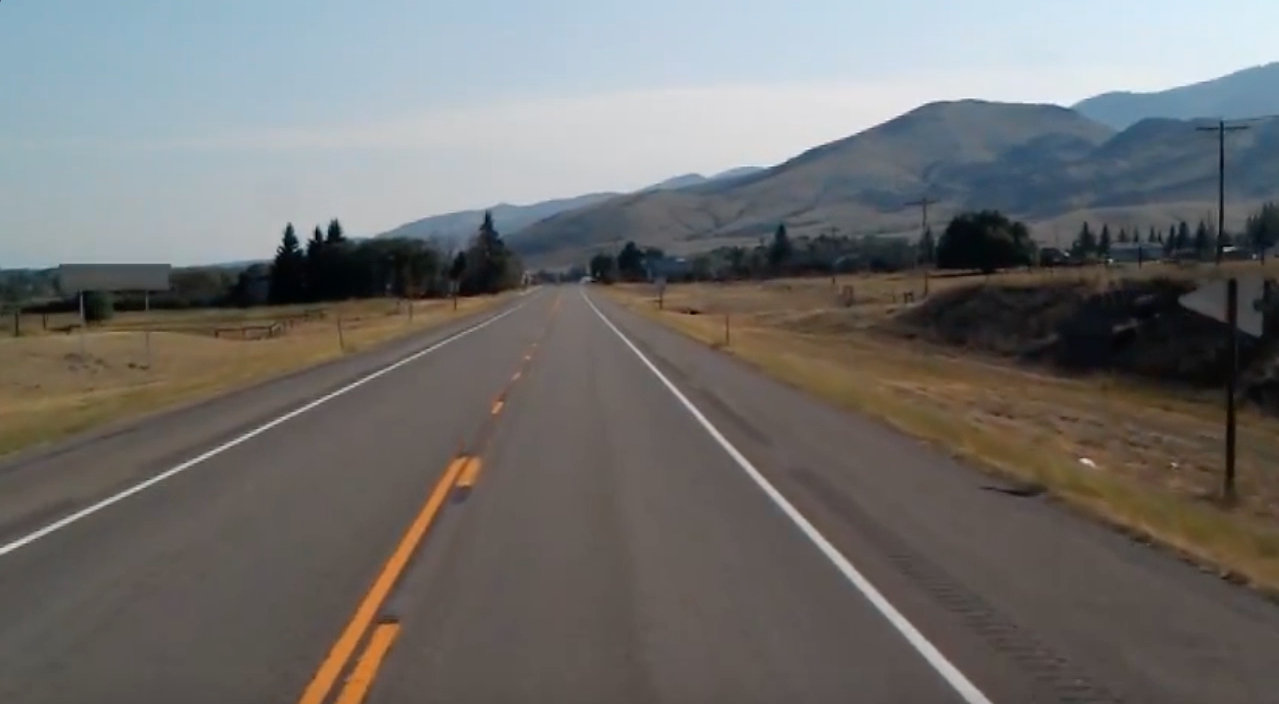
#> input picture assets/test_image.jpg, 1279 x 704 px, given in place of curveVideo.mp4, which was not available
$ python test.py
#> lines starting #> are read from the running program, lines starting #| are printed output that depends on the picture; after the words box and inside, x2 and y2 are one past the last pixel; in counts of white or black regions, pixels touching at a corner belong together; pictures that were not available may be replaced by others from this repository, and a replacement may not be noted
import cv2
import numpy as np
import matplotlib.pyplot as plt

video = cv2.VideoCapture("./assets/curveVideo.mp4")

while True:
    ret, frame = video.read()
#> frame is the input picture: shape (704, 1279, 3); mean B, G, R 109.7, 111.3, 112.3
    gray = cv2.cvtColor(frame, cv2.COLOR_RGB2GRAY)
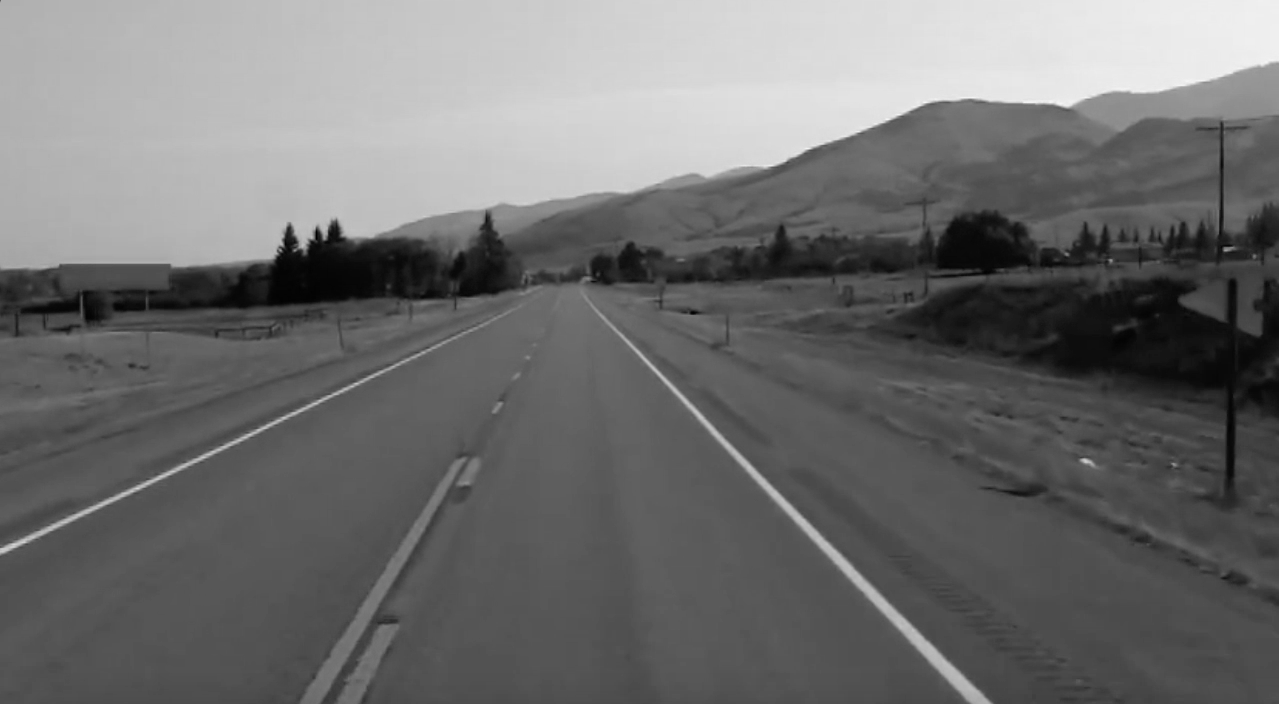
#> gray: shape (704, 1279); min 0, max 246, mean 110.9

    edges = cv2.Canny(gray, 75, 100)
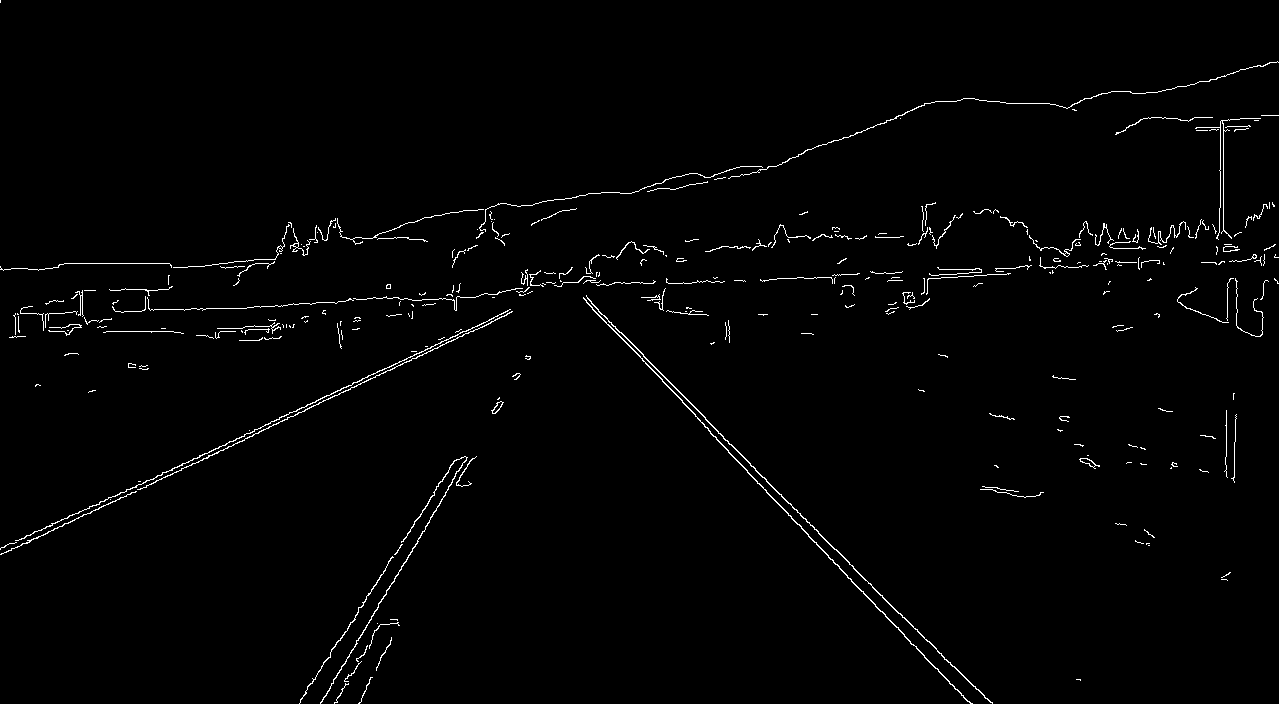
#> edges: shape (704, 1279); 1.4% white in thin lines or dots
    lines = cv2.HoughLinesP(edges, 1, np.pi/180, 30, maxLineGap= 250)
#> lines = 127 rows, first 6: [498, 204, 791, 518], [492, 206, 952, 666], [0, 548, 648, 246], [493, 206, 985, 698], [0, 554, 258, 433], [587, 298, 643, 354]

    for line in lines:
        x1, y1, x2, y2 = line[0]
        cv2.line(frame, (x1, y1), (x2, y2), (0, 255, 255), 3)
#> this loop made 127 passes
#> (x1, y1, x2, y2) on passes 1 to 12: (498, 204, 791, 518), (492, 206, 952, 666), (0, 548, 648, 246), (493, 206, 985, 698), (0, 554, 258, 433), (587, 298, 643, 354), (453, 288, 1264, 259), (0, 549, 651, 246), (13, 315, 927, 283), (300, 700, 629, 193), (99, 504, 653, 246), (208, 455, 653, 247)
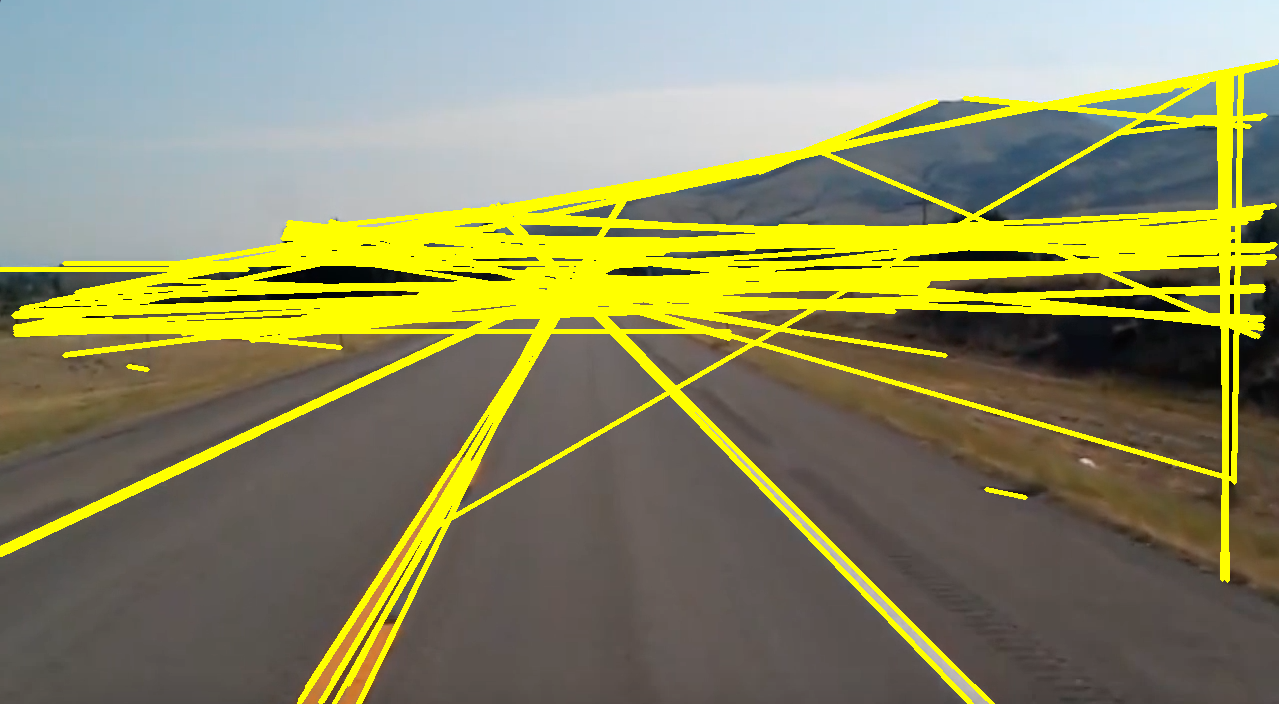
#> frame: shape (704, 1279, 3); 16.22% of pixels changed, all inside (x1, y1, x2, y2) = (0, 59, 1279, 704)

    if not ret:
        video = cv2.VideoCapture("roadTrip1.mp4")
        continue
    plt.imshow(edges)
    plt.show()
    # cv2.imshow("frame", frame)
    cv2.imshow("line", edges)
    key = cv2.waitKey(25)
#> (key Esc is pressed here)
    if key == 27:
        # nhấn esc để thoát
        break
video.release()
cv2.destroyAllWindows()

$ run again, on assets/road.png
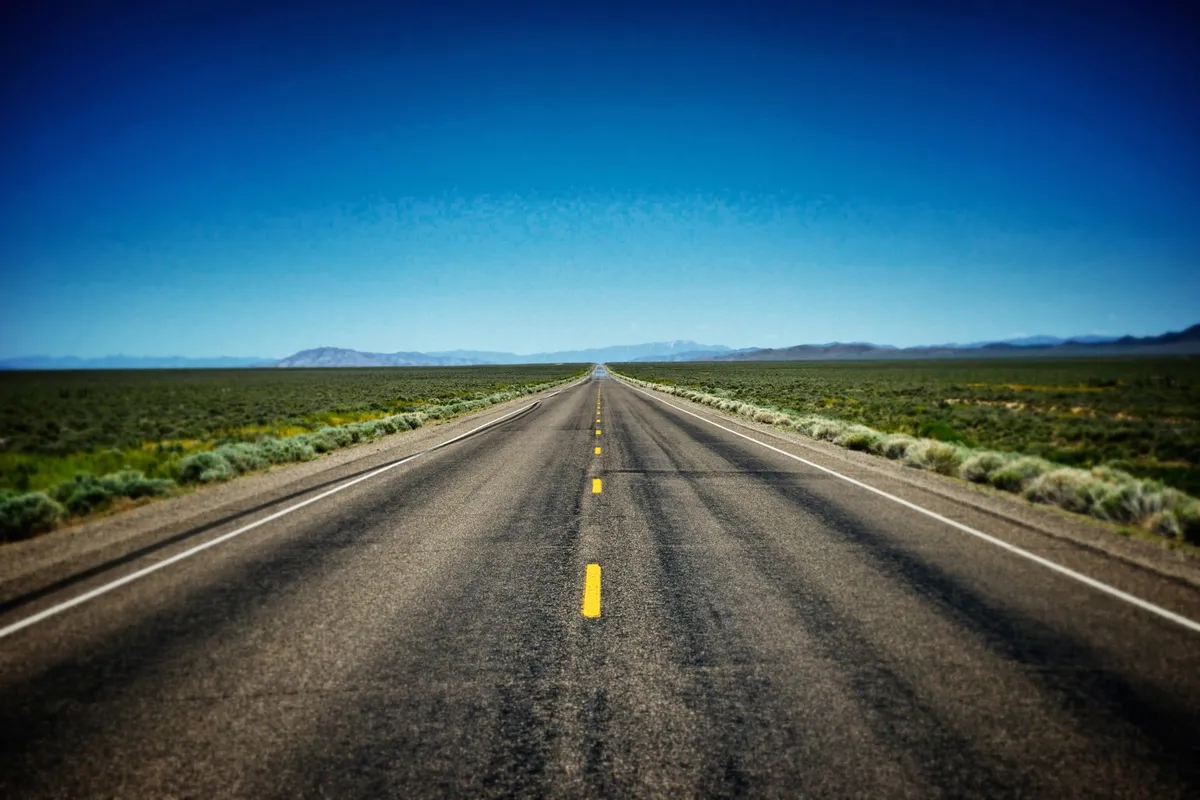
#> input picture assets/road.png, 1200 x 800 px, given in place of curveVideo.mp4, which was not available
#> frame is the input picture: shape (800, 1200, 3); mean B, G, R 106.7, 91.6, 60
#> `edges = cv2.Canny(gray, 75, 100)`:
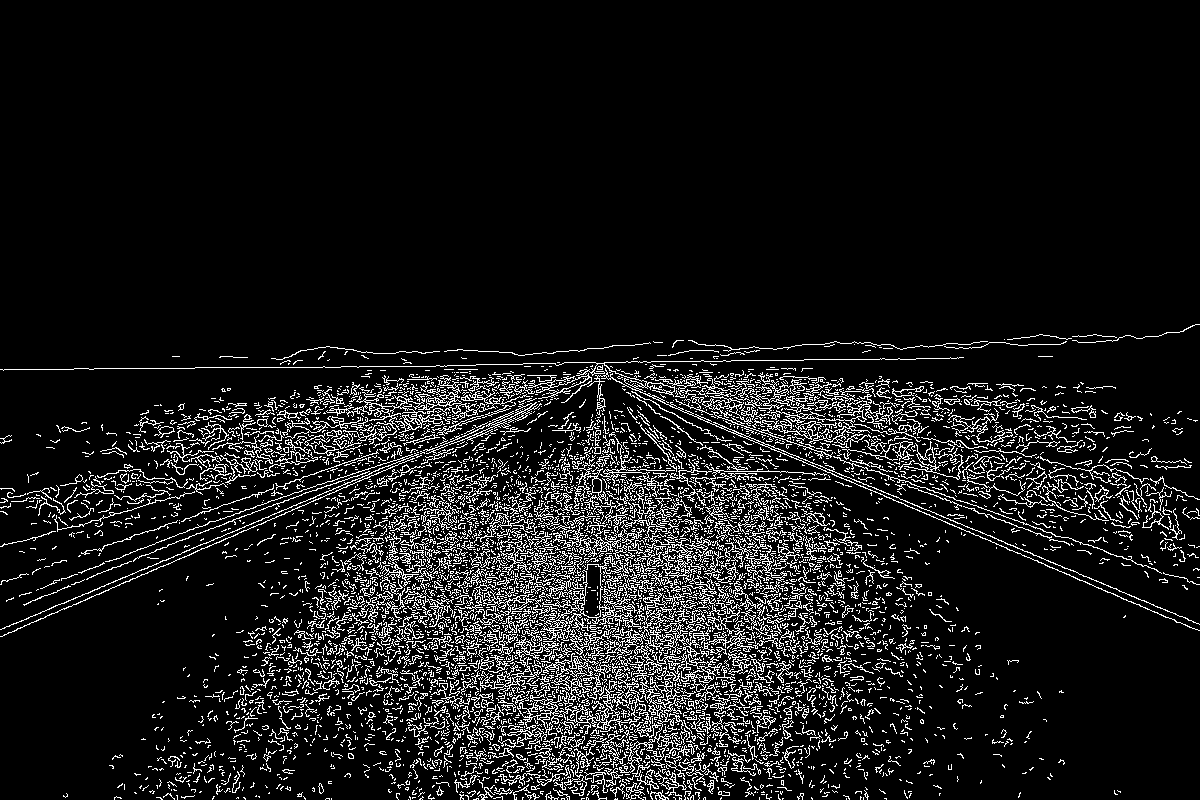
#> edges: shape (800, 1200); 9.4% white in thin lines or dots, all inside (x1, y1, x2, y2) = (0, 324, 1200, 800)
#> lines = 440 rows, first 6: [546, 352, 1139, 604], [154, 460, 1163, 478], [383, 769, 993, 342], [6, 436, 1138, 416], [47, 522, 979, 670], [43, 520, 1184, 560]
#> the loop `for line in lines:` made 440 passes
#> after the loop `for line in lines:`:
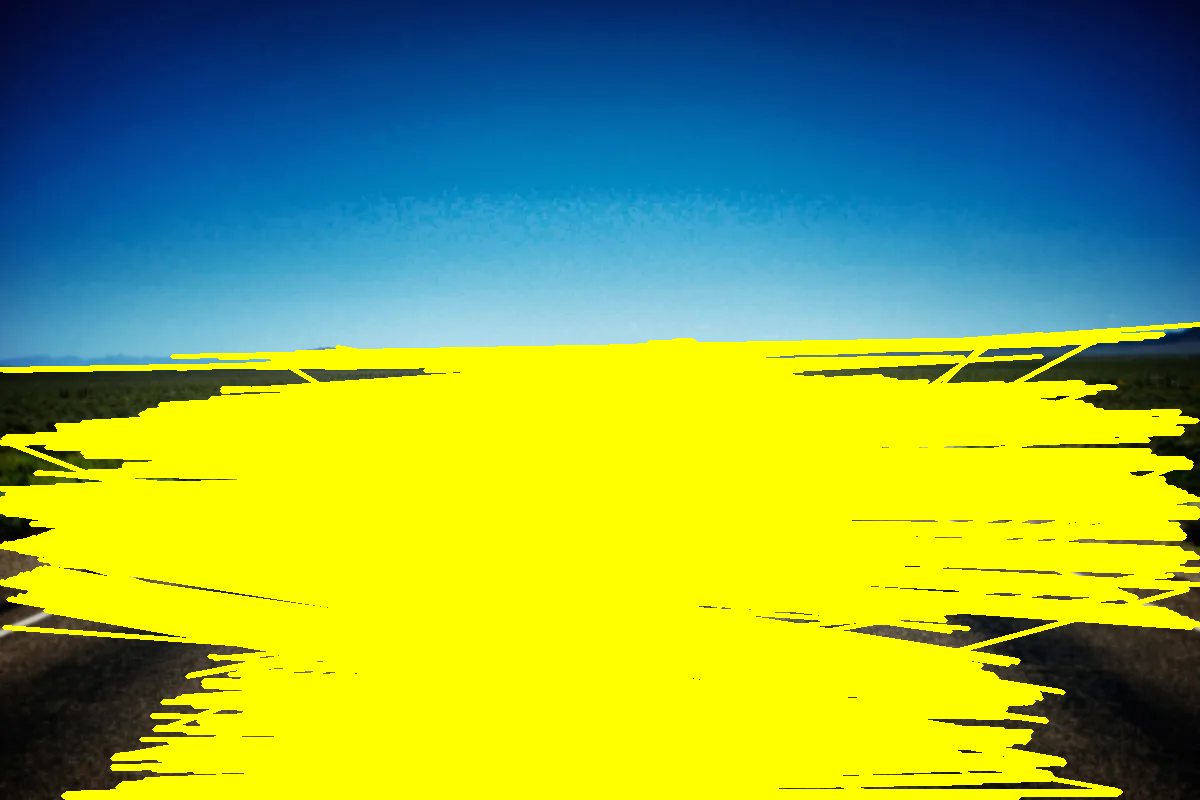
#> frame: shape (800, 1200, 3); mean B, G, R 73.5, 168.5, 136.1
